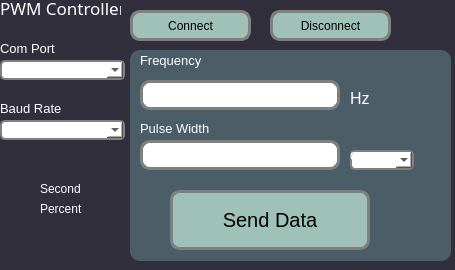
<?xml version="1.0" encoding="UTF-8"?>
<ui version="4.0">
 <class>MainWindow</class>
 <widget class="QMainWindow" name="MainWindow">
  <property name="windowModality">
   <enum>Qt::NonModal</enum>
  </property>
  <property name="geometry">
   <rect>
    <x>0</x>
    <y>0</y>
    <width>455</width>
    <height>270</height>
   </rect>
  </property>
  <property name="minimumSize">
   <size>
    <width>200</width>
    <height>270</height>
   </size>
  </property>
  <property name="maximumSize">
   <size>
    <width>455</width>
    <height>288</height>
   </size>
  </property>
  <property name="mouseTracking">
   <bool>false</bool>
  </property>
  <property name="windowTitle">
   <string>PWM Controller</string>
  </property>
  <property name="statusTip">
   <string/>
  </property>
  <property name="styleSheet">
   <string notr="true">
background-color:rgb(50, 47, 61);</string>
  </property>
  <property name="windowFilePath">
   <string/>
  </property>
  <property name="animated">
   <bool>true</bool>
  </property>
  <widget class="QWidget" name="centralwidget">
   <widget class="QGroupBox" name="groupBox_2">
    <property name="geometry">
     <rect>
      <x>0</x>
      <y>0</y>
      <width>451</width>
      <height>270</height>
     </rect>
    </property>
    <property name="minimumSize">
     <size>
      <width>450</width>
      <height>270</height>
     </size>
    </property>
    <property name="styleSheet">
     <string notr="true">background-color:rgb(50, 47, 61);
border: rgb(50, 47, 61);;
border-width: 3px;</string>
    </property>
    <property name="title">
     <string/>
    </property>
    <widget class="QLabel" name="label_4">
     <property name="geometry">
      <rect>
       <x>0</x>
       <y>100</y>
       <width>61</width>
       <height>16</height>
      </rect>
     </property>
     <property name="font">
      <font>
       <pointsize>10</pointsize>
      </font>
     </property>
     <property name="styleSheet">
      <string notr="true">color: rgb(255, 255, 255);
background-color: rgba(31, 52, 41,00);</string>
     </property>
     <property name="text">
      <string>Baud Rate</string>
     </property>
    </widget>
    <widget class="QComboBox" name="comboBoudrate">
     <property name="geometry">
      <rect>
       <x>0</x>
       <y>120</y>
       <width>125</width>
       <height>20</height>
      </rect>
     </property>
     <property name="minimumSize">
      <size>
       <width>125</width>
       <height>0</height>
      </size>
     </property>
     <property name="styleSheet">
      <string notr="true">background-color: rgb(255, 255, 255);
background-color: rgb(255, 255, 255);
border-style: outset;
 border-radius: 5px;
border: 2px solid gray;</string>
     </property>
    </widget>
    <widget class="QComboBox" name="comboComport">
     <property name="geometry">
      <rect>
       <x>0</x>
       <y>60</y>
       <width>125</width>
       <height>20</height>
      </rect>
     </property>
     <property name="minimumSize">
      <size>
       <width>125</width>
       <height>0</height>
      </size>
     </property>
     <property name="styleSheet">
      <string notr="true">background-color: rgb(255, 255, 255);
border-style: outset;
 border-radius: 5px;
border: 2px solid gray;</string>
     </property>
    </widget>
    <widget class="QLabel" name="labelComport">
     <property name="geometry">
      <rect>
       <x>0</x>
       <y>40</y>
       <width>61</width>
       <height>16</height>
      </rect>
     </property>
     <property name="font">
      <font>
       <pointsize>10</pointsize>
      </font>
     </property>
     <property name="styleSheet">
      <string notr="true">color: rgb(255, 255, 255);
background-color: rgba(31, 52, 41,00);</string>
     </property>
     <property name="text">
      <string>Com Port</string>
     </property>
    </widget>
    <widget class="QPushButton" name="buttonConnect">
     <property name="geometry">
      <rect>
       <x>130</x>
       <y>10</y>
       <width>121</width>
       <height>31</height>
      </rect>
     </property>
     <property name="minimumSize">
      <size>
       <width>100</width>
       <height>25</height>
      </size>
     </property>
     <property name="accessibleName">
      <string/>
     </property>
     <property name="styleSheet">
      <string notr="true">background-color: rgb(160, 193, 184);
border: 1px solid gray;
border-width: 3px;
border-radius:10px;</string>
     </property>
     <property name="text">
      <string>Connect</string>
     </property>
    </widget>
    <widget class="QRadioButton" name="percent">
     <property name="geometry">
      <rect>
       <x>20</x>
       <y>200</y>
       <width>82</width>
       <height>17</height>
      </rect>
     </property>
     <property name="styleSheet">
      <string notr="true">color: rgb(255, 255, 255);
background-color: rgba(255, 255, 255,00);</string>
     </property>
     <property name="text">
      <string>Percent</string>
     </property>
    </widget>
    <widget class="QRadioButton" name="second">
     <property name="geometry">
      <rect>
       <x>20</x>
       <y>180</y>
       <width>82</width>
       <height>17</height>
      </rect>
     </property>
     <property name="styleSheet">
      <string notr="true">color: rgb(255, 255, 255);
background-color: rgba(255, 255, 255,00);</string>
     </property>
     <property name="text">
      <string>Second</string>
     </property>
    </widget>
    <widget class="QPushButton" name="buttonDisconnect">
     <property name="geometry">
      <rect>
       <x>270</x>
       <y>10</y>
       <width>121</width>
       <height>31</height>
      </rect>
     </property>
     <property name="minimumSize">
      <size>
       <width>100</width>
       <height>25</height>
      </size>
     </property>
     <property name="styleSheet">
      <string notr="true">background-color: rgb(160, 193, 184);
border: 1px solid gray;
border-width: 3px;
border-radius:10px;</string>
     </property>
     <property name="text">
      <string>Disconnect</string>
     </property>
    </widget>
    <widget class="QGroupBox" name="groupBox">
     <property name="geometry">
      <rect>
       <x>130</x>
       <y>50</y>
       <width>321</width>
       <height>211</height>
      </rect>
     </property>
     <property name="minimumSize">
      <size>
       <width>300</width>
       <height>200</height>
      </size>
     </property>
     <property name="styleSheet">
      <string notr="true">border-radius:10px;
background-color:rgb(75, 93, 103);</string>
     </property>
     <property name="title">
      <string/>
     </property>
     <widget class="QLabel" name="label_5">
      <property name="geometry">
       <rect>
        <x>220</x>
        <y>40</y>
        <width>31</width>
        <height>16</height>
       </rect>
      </property>
      <property name="font">
       <font>
        <pointsize>12</pointsize>
       </font>
      </property>
      <property name="styleSheet">
       <string notr="true">color: rgb(255, 255, 255);
background-color: rgba(0, 170, 127,00);</string>
      </property>
      <property name="text">
       <string>Hz</string>
      </property>
     </widget>
     <widget class="QComboBox" name="comboSecond">
      <property name="geometry">
       <rect>
        <x>220</x>
        <y>100</y>
        <width>64</width>
        <height>20</height>
       </rect>
      </property>
      <property name="minimumSize">
       <size>
        <width>0</width>
        <height>0</height>
       </size>
      </property>
      <property name="maximumSize">
       <size>
        <width>600</width>
        <height>16777215</height>
       </size>
      </property>
      <property name="styleSheet">
       <string notr="true">background-color: rgb(255, 255, 255);
background-color: rgb(255, 255, 255);
border-style: outset;
border-radius: 5px;
border: 2px solid gray;</string>
      </property>
     </widget>
     <widget class="QLabel" name="labelDuty">
      <property name="geometry">
       <rect>
        <x>10</x>
        <y>70</y>
        <width>71</width>
        <height>16</height>
       </rect>
      </property>
      <property name="font">
       <font>
        <pointsize>10</pointsize>
       </font>
      </property>
      <property name="styleSheet">
       <string notr="true">background-color: rgba(56, 75, 65,00);
color: rgb(255, 255, 255);</string>
      </property>
      <property name="text">
       <string>Pulse Width</string>
      </property>
     </widget>
     <widget class="QPushButton" name="buttonSend">
      <property name="geometry">
       <rect>
        <x>40</x>
        <y>140</y>
        <width>200</width>
        <height>60</height>
       </rect>
      </property>
      <property name="minimumSize">
       <size>
        <width>200</width>
        <height>60</height>
       </size>
      </property>
      <property name="font">
       <font>
        <pointsize>15</pointsize>
       </font>
      </property>
      <property name="styleSheet">
       <string notr="true">background-color:rgb(160, 193, 184);
border: 1px solid gray;
border-width: 3px;
border-radius:10px;
</string>
      </property>
      <property name="text">
       <string>Send Data</string>
      </property>
      <property name="shortcut">
       <string>Return</string>
      </property>
      <property name="checkable">
       <bool>true</bool>
      </property>
     </widget>
     <widget class="QLabel" name="labelPercent">
      <property name="geometry">
       <rect>
        <x>220</x>
        <y>100</y>
        <width>31</width>
        <height>16</height>
       </rect>
      </property>
      <property name="font">
       <font>
        <pointsize>12</pointsize>
       </font>
      </property>
      <property name="styleSheet">
       <string notr="true">color: rgb(255, 255, 255);
background-color: rgba(0, 170, 127,00);</string>
      </property>
      <property name="text">
       <string>%</string>
      </property>
     </widget>
     <widget class="QLineEdit" name="lineDutycycle">
      <property name="geometry">
       <rect>
        <x>10</x>
        <y>90</y>
        <width>200</width>
        <height>30</height>
       </rect>
      </property>
      <property name="minimumSize">
       <size>
        <width>200</width>
        <height>30</height>
       </size>
      </property>
      <property name="styleSheet">
       <string notr="true">border-color:  rgb(85, 170, 127);
border: 1px solid gray;
border-width: 3px;
background-color: rgb(255, 255, 255);
border-radius:10px;</string>
      </property>
      <property name="inputMethodHints">
       <set>Qt::ImhNone</set>
      </property>
     </widget>
     <widget class="QLabel" name="label">
      <property name="geometry">
       <rect>
        <x>10</x>
        <y>0</y>
        <width>61</width>
        <height>21</height>
       </rect>
      </property>
      <property name="font">
       <font>
        <pointsize>10</pointsize>
       </font>
      </property>
      <property name="styleSheet">
       <string notr="true">background-color: rgba(56, 75, 65,00);
color: rgb(255, 255, 255);</string>
      </property>
      <property name="text">
       <string>Frequency</string>
      </property>
     </widget>
     <widget class="QLineEdit" name="lineFrequency">
      <property name="geometry">
       <rect>
        <x>10</x>
        <y>30</y>
        <width>200</width>
        <height>30</height>
       </rect>
      </property>
      <property name="minimumSize">
       <size>
        <width>200</width>
        <height>30</height>
       </size>
      </property>
      <property name="styleSheet">
       <string notr="true">background-color: rgb(255, 255, 255);
border: 1px solid gray;
border-width: 3px;
border-radius:10px;</string>
      </property>
     </widget>
    </widget>
    <widget class="QLabel" name="label_7">
     <property name="geometry">
      <rect>
       <x>0</x>
       <y>0</y>
       <width>121</width>
       <height>16</height>
      </rect>
     </property>
     <property name="font">
      <font>
       <family>Bahnschrift SemiBold</family>
       <pointsize>13</pointsize>
      </font>
     </property>
     <property name="styleSheet">
      <string notr="true">color: rgb(255, 255, 255);</string>
     </property>
     <property name="text">
      <string>PWM Controller</string>
     </property>
    </widget>
   </widget>
  </widget>
 </widget>
 <resources/>
 <connections/>
</ui>
